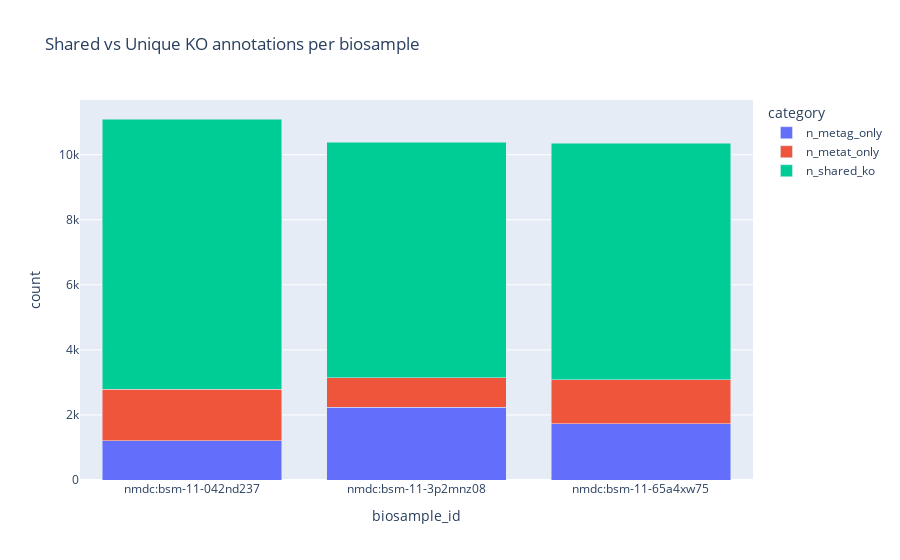

This figure's notebook cell:
### Code cell
# Plot: stacked bar chart shared vs unique
if len(ko_overlap_df):
    df_long = ko_overlap_df.melt(id_vars=["biosample_id"], value_vars=["n_metag_only", "n_metat_only", "n_shared_ko"],
                                 var_name="category", value_name="count")
    fig = px.bar(df_long, x="biosample_id", y="count", color="category", barmode="stack",
                 title="Shared vs Unique KO annotations per biosample")
    #fig.write_html(os.path.join(OUTPUT_DIR, "plot_shared_ko_barchart.html"), include_plotlyjs="cdn", full_html=True)
fig if len(ko_overlap_df) else None

### Figure 1 — Plotly figure (JSON) as saved in the notebook; plotly's stock layout.template omitted (floating-point values rounded to 4 significant figures)
{"data": [{"alignmentgroup": "True", "hovertemplate": "category=n_metag_only<br>biosample_id=%{x}<br>count=%{y}<extra></extra>", "legendgroup": "n_metag_only", "marker": {"color": "#636efa", "pattern": {"shape": ""}}, "name": "n_metag_only", "offsetgroup": "n_metag_only", "orientation": "v", "showlegend": true, "textposition": "auto", "type": "bar", "x": ["nmdc:bsm-11-042nd237", "nmdc:bsm-11-3p2mnz08", "nmdc:bsm-11-65a4xw75"], "xaxis": "x", "y": [1209, 2241, 1730], "yaxis": "y"}, {"alignmentgroup": "True", "hovertemplate": "category=n_metat_only<br>biosample_id=%{x}<br>count=%{y}<extra></extra>", "legendgroup": "n_metat_only", "marker": {"color": "#EF553B", "pattern": {"shape": ""}}, "name": "n_metat_only", "offsetgroup": "n_metat_only", "orientation": "v", "showlegend": true, "textposition": "auto", "type": "bar", "x": ["nmdc:bsm-11-042nd237", "nmdc:bsm-11-3p2mnz08", "nmdc:bsm-11-65a4xw75"], "xaxis": "x", "y": [1577, 899, 1351], "yaxis": "y"}, {"alignmentgroup": "True", "hovertemplate": "category=n_shared_ko<br>biosample_id=%{x}<br>count=%{y}<extra></extra>", "legendgroup": "n_shared_ko", "marker": {"color": "#00cc96", "pattern": {"shape": ""}}, "name": "n_shared_ko", "offsetgroup": "n_shared_ko", "orientation": "v", "showlegend": true, "textposition": "auto", "type": "bar", "x": ["nmdc:bsm-11-042nd237", "nmdc:bsm-11-3p2mnz08", "nmdc:bsm-11-65a4xw75"], "xaxis": "x", "y": [8311, 7244, 7266], "yaxis": "y"}], "layout": {"barmode": "stack", "legend": {"title": {"text": "category"}, "tracegroupgap": 0}, "title": {"text": "Shared vs Unique KO annotations per biosample"}, "xaxis": {"anchor": "y", "domain": [0, 1], "title": {"text": "biosample_id"}}, "yaxis": {"anchor": "x", "domain": [0, 1], "title": {"text": "count"}}}}
